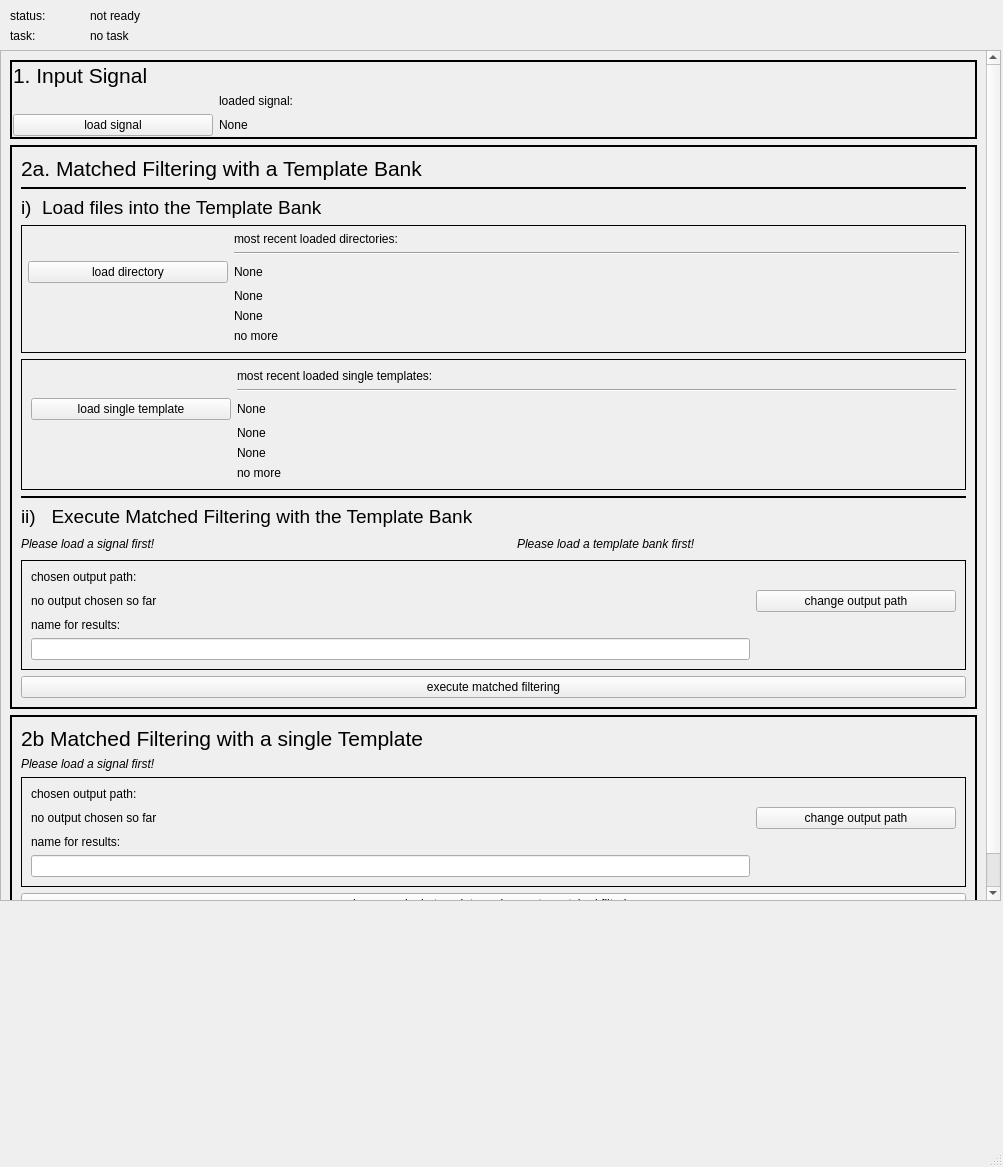
<?xml version="1.0" encoding="UTF-8"?>
<ui version="4.0">
 <class>MainWindow</class>
 <widget class="QMainWindow" name="MainWindow">
  <property name="geometry">
   <rect>
    <x>0</x>
    <y>0</y>
    <width>1003</width>
    <height>1167</height>
   </rect>
  </property>
  <property name="windowTitle">
   <string>MainWindow</string>
  </property>
  <widget class="QWidget" name="centralwidget">
   <widget class="QScrollArea" name="scrollArea">
    <property name="geometry">
     <rect>
      <x>0</x>
      <y>50</y>
      <width>1001</width>
      <height>851</height>
     </rect>
    </property>
    <property name="widgetResizable">
     <bool>true</bool>
    </property>
    <widget class="QWidget" name="scrollAreaWidgetContents">
     <property name="geometry">
      <rect>
       <x>0</x>
       <y>0</y>
       <width>999</width>
       <height>849</height>
      </rect>
     </property>
     <layout class="QVBoxLayout" name="verticalLayout_2">
      <item>
       <widget class="QFrame" name="verticalFrame">
        <property name="frameShape">
         <enum>QFrame::WinPanel</enum>
        </property>
        <property name="frameShadow">
         <enum>QFrame::Plain</enum>
        </property>
        <property name="lineWidth">
         <number>1</number>
        </property>
        <layout class="QVBoxLayout" name="verticalLayout_input">
         <property name="leftMargin">
          <number>1</number>
         </property>
         <property name="topMargin">
          <number>1</number>
         </property>
         <property name="rightMargin">
          <number>1</number>
         </property>
         <property name="bottomMargin">
          <number>1</number>
         </property>
         <item>
          <widget class="QLabel" name="label_input">
           <property name="font">
            <font>
             <pointsize>16</pointsize>
            </font>
           </property>
           <property name="layoutDirection">
            <enum>Qt::LeftToRight</enum>
           </property>
           <property name="text">
            <string>1. Input Signal</string>
           </property>
          </widget>
         </item>
         <item>
          <spacer name="verticalSpacer_2">
           <property name="orientation">
            <enum>Qt::Vertical</enum>
           </property>
           <property name="sizeHint" stdset="0">
            <size>
             <width>20</width>
             <height>40</height>
            </size>
           </property>
          </spacer>
         </item>
         <item>
          <layout class="QGridLayout" name="gridLayout">
           <item row="3" column="1">
            <widget class="QLabel" name="label_sigfile">
             <property name="frameShape">
              <enum>QFrame::NoFrame</enum>
             </property>
             <property name="text">
              <string>None</string>
             </property>
            </widget>
           </item>
           <item row="3" column="0">
            <widget class="QPushButton" name="pushButton_loadsignal">
             <property name="maximumSize">
              <size>
               <width>200</width>
               <height>16777215</height>
              </size>
             </property>
             <property name="text">
              <string>load signal</string>
             </property>
            </widget>
           </item>
           <item row="2" column="1">
            <widget class="QLabel" name="label_capsigfile">
             <property name="text">
              <string>&lt;html&gt;&lt;head/&gt;&lt;body&gt;&lt;p&gt;loaded signal:&lt;/p&gt;&lt;/body&gt;&lt;/html&gt;</string>
             </property>
            </widget>
           </item>
          </layout>
         </item>
        </layout>
       </widget>
      </item>
      <item>
       <spacer name="verticalSpacer_3">
        <property name="orientation">
         <enum>Qt::Vertical</enum>
        </property>
        <property name="sizeHint" stdset="0">
         <size>
          <width>20</width>
          <height>40</height>
         </size>
        </property>
       </spacer>
      </item>
      <item>
       <widget class="QFrame" name="verticalFrame_5">
        <property name="frameShape">
         <enum>QFrame::WinPanel</enum>
        </property>
        <property name="midLineWidth">
         <number>0</number>
        </property>
        <layout class="QVBoxLayout" name="verticalLayout_evaluation_3">
         <item>
          <widget class="QLabel" name="label_evaluation_3">
           <property name="font">
            <font>
             <pointsize>16</pointsize>
            </font>
           </property>
           <property name="text">
            <string>2a. Matched Filtering with a Template Bank</string>
           </property>
          </widget>
         </item>
         <item>
          <spacer name="verticalSpacer_7">
           <property name="orientation">
            <enum>Qt::Vertical</enum>
           </property>
           <property name="sizeHint" stdset="0">
            <size>
             <width>20</width>
             <height>40</height>
            </size>
           </property>
          </spacer>
         </item>
         <item>
          <widget class="Line" name="line_2">
           <property name="frameShadow">
            <enum>QFrame::Plain</enum>
           </property>
           <property name="lineWidth">
            <number>2</number>
           </property>
           <property name="orientation">
            <enum>Qt::Horizontal</enum>
           </property>
          </widget>
         </item>
         <item>
          <widget class="QLabel" name="label_TemplateBank">
           <property name="font">
            <font>
             <pointsize>14</pointsize>
            </font>
           </property>
           <property name="layoutDirection">
            <enum>Qt::LeftToRight</enum>
           </property>
           <property name="text">
            <string>i)  Load files into the Template Bank</string>
           </property>
          </widget>
         </item>
         <item>
          <widget class="QFrame" name="verticalFrame_3">
           <property name="frameShape">
            <enum>QFrame::Box</enum>
           </property>
           <property name="frameShadow">
            <enum>QFrame::Plain</enum>
           </property>
           <property name="lineWidth">
            <number>1</number>
           </property>
           <layout class="QVBoxLayout" name="verticalLayout_4">
            <property name="leftMargin">
             <number>6</number>
            </property>
            <property name="topMargin">
             <number>6</number>
            </property>
            <property name="rightMargin">
             <number>6</number>
            </property>
            <item>
             <layout class="QGridLayout" name="gridLayout_2">
              <property name="leftMargin">
               <number>0</number>
              </property>
              <item row="3" column="1">
               <widget class="QLabel" name="label_dir0">
                <property name="text">
                 <string>None</string>
                </property>
               </widget>
              </item>
              <item row="5" column="1">
               <widget class="QLabel" name="label_dir2">
                <property name="text">
                 <string>None</string>
                </property>
               </widget>
              </item>
              <item row="3" column="0">
               <widget class="QPushButton" name="pushButton_loadbank">
                <property name="maximumSize">
                 <size>
                  <width>200</width>
                  <height>16777215</height>
                 </size>
                </property>
                <property name="text">
                 <string> load directory </string>
                </property>
               </widget>
              </item>
              <item row="1" column="1">
               <widget class="QLabel" name="label_loadeddirs">
                <property name="text">
                 <string>most recent loaded directories:</string>
                </property>
               </widget>
              </item>
              <item row="6" column="1">
               <widget class="QLabel" name="label_dirmore">
                <property name="text">
                 <string>no more</string>
                </property>
               </widget>
              </item>
              <item row="4" column="1">
               <widget class="QLabel" name="label_dir1">
                <property name="text">
                 <string>None</string>
                </property>
               </widget>
              </item>
              <item row="2" column="1">
               <widget class="Line" name="line_4">
                <property name="orientation">
                 <enum>Qt::Horizontal</enum>
                </property>
               </widget>
              </item>
             </layout>
            </item>
           </layout>
          </widget>
         </item>
         <item>
          <widget class="QFrame" name="verticalFrame_4">
           <property name="frameShape">
            <enum>QFrame::Box</enum>
           </property>
           <property name="frameShadow">
            <enum>QFrame::Plain</enum>
           </property>
           <layout class="QVBoxLayout" name="verticalLayout_5">
            <item>
             <layout class="QGridLayout" name="gridLayout_3">
              <item row="0" column="1">
               <widget class="QLabel" name="label_loadedtmps">
                <property name="text">
                 <string>most recent loaded single templates:</string>
                </property>
               </widget>
              </item>
              <item row="4" column="1">
               <widget class="QLabel" name="label_tmp2">
                <property name="text">
                 <string>None</string>
                </property>
               </widget>
              </item>
              <item row="5" column="1">
               <widget class="QLabel" name="label_tmpmore">
                <property name="text">
                 <string>no more</string>
                </property>
               </widget>
              </item>
              <item row="2" column="0">
               <widget class="QPushButton" name="pushButton_loadtemplate">
                <property name="maximumSize">
                 <size>
                  <width>200</width>
                  <height>16777215</height>
                 </size>
                </property>
                <property name="text">
                 <string>load single template</string>
                </property>
               </widget>
              </item>
              <item row="3" column="1">
               <widget class="QLabel" name="label_tmp1">
                <property name="text">
                 <string>None</string>
                </property>
               </widget>
              </item>
              <item row="2" column="1">
               <widget class="QLabel" name="label_tmp0">
                <property name="text">
                 <string>None</string>
                </property>
               </widget>
              </item>
              <item row="1" column="1">
               <widget class="Line" name="line_3">
                <property name="orientation">
                 <enum>Qt::Horizontal</enum>
                </property>
               </widget>
              </item>
             </layout>
            </item>
           </layout>
          </widget>
         </item>
         <item>
          <spacer name="verticalSpacer_14">
           <property name="orientation">
            <enum>Qt::Vertical</enum>
           </property>
           <property name="sizeHint" stdset="0">
            <size>
             <width>20</width>
             <height>40</height>
            </size>
           </property>
          </spacer>
         </item>
         <item>
          <widget class="Line" name="line">
           <property name="frameShadow">
            <enum>QFrame::Plain</enum>
           </property>
           <property name="lineWidth">
            <number>2</number>
           </property>
           <property name="orientation">
            <enum>Qt::Horizontal</enum>
           </property>
          </widget>
         </item>
         <item>
          <widget class="QLabel" name="label_TemplateBank_2">
           <property name="font">
            <font>
             <pointsize>14</pointsize>
            </font>
           </property>
           <property name="layoutDirection">
            <enum>Qt::LeftToRight</enum>
           </property>
           <property name="text">
            <string>ii)   Execute Matched Filtering with the Template Bank</string>
           </property>
          </widget>
         </item>
         <item>
          <layout class="QHBoxLayout" name="horizontalLayout">
           <item>
            <widget class="QLabel" name="label_evastatus">
             <property name="font">
              <font>
               <italic>true</italic>
              </font>
             </property>
             <property name="text">
              <string>Please load a signal first!</string>
             </property>
            </widget>
           </item>
           <item>
            <spacer name="horizontalSpacer">
             <property name="orientation">
              <enum>Qt::Horizontal</enum>
             </property>
             <property name="sizeType">
              <enum>QSizePolicy::Minimum</enum>
             </property>
             <property name="sizeHint" stdset="0">
              <size>
               <width>40</width>
               <height>20</height>
              </size>
             </property>
            </spacer>
           </item>
           <item>
            <widget class="QLabel" name="label_bankstatus">
             <property name="font">
              <font>
               <italic>true</italic>
              </font>
             </property>
             <property name="text">
              <string>Please load a template bank first!</string>
             </property>
            </widget>
           </item>
          </layout>
         </item>
         <item>
          <widget class="QFrame" name="verticalFrame_6">
           <property name="frameShape">
            <enum>QFrame::Box</enum>
           </property>
           <property name="frameShadow">
            <enum>QFrame::Plain</enum>
           </property>
           <layout class="QVBoxLayout" name="verticalLayout_6">
            <item>
             <layout class="QGridLayout" name="gridLayout_5">
              <item row="2" column="1">
               <widget class="QPushButton" name="pushButton_tbchangepath">
                <property name="sizePolicy">
                 <sizepolicy hsizetype="Minimum" vsizetype="Fixed">
                  <horstretch>0</horstretch>
                  <verstretch>0</verstretch>
                 </sizepolicy>
                </property>
                <property name="minimumSize">
                 <size>
                  <width>200</width>
                  <height>0</height>
                 </size>
                </property>
                <property name="maximumSize">
                 <size>
                  <width>200</width>
                  <height>16777215</height>
                 </size>
                </property>
                <property name="text">
                 <string>change output path</string>
                </property>
               </widget>
              </item>
              <item row="2" column="0">
               <widget class="QLabel" name="label_tboutpath">
                <property name="text">
                 <string>no output chosen so far</string>
                </property>
               </widget>
              </item>
              <item row="1" column="0">
               <widget class="QLabel" name="label_tbcapoutpath">
                <property name="text">
                 <string>chosen output path:</string>
                </property>
               </widget>
              </item>
              <item row="3" column="0">
               <widget class="QLabel" name="label_tbcapcaption">
                <property name="text">
                 <string>name for results:</string>
                </property>
               </widget>
              </item>
              <item row="4" column="0">
               <widget class="QLineEdit" name="lineEdit_tbcaption"/>
              </item>
             </layout>
            </item>
           </layout>
          </widget>
         </item>
         <item>
          <widget class="QPushButton" name="pushButton_bank">
           <property name="text">
            <string>execute matched filtering</string>
           </property>
          </widget>
         </item>
        </layout>
       </widget>
      </item>
      <item>
       <spacer name="verticalSpacer_4">
        <property name="orientation">
         <enum>Qt::Vertical</enum>
        </property>
        <property name="sizeHint" stdset="0">
         <size>
          <width>20</width>
          <height>40</height>
         </size>
        </property>
       </spacer>
      </item>
      <item>
       <widget class="QFrame" name="verticalFrame_2">
        <property name="frameShape">
         <enum>QFrame::WinPanel</enum>
        </property>
        <property name="frameShadow">
         <enum>QFrame::Plain</enum>
        </property>
        <layout class="QVBoxLayout" name="verticalLayout">
         <item>
          <widget class="QLabel" name="label_evaluation_4">
           <property name="font">
            <font>
             <pointsize>16</pointsize>
            </font>
           </property>
           <property name="text">
            <string>2b Matched Filtering with a single Template</string>
           </property>
          </widget>
         </item>
         <item>
          <spacer name="verticalSpacer">
           <property name="orientation">
            <enum>Qt::Vertical</enum>
           </property>
           <property name="sizeHint" stdset="0">
            <size>
             <width>20</width>
             <height>40</height>
            </size>
           </property>
          </spacer>
         </item>
         <item>
          <widget class="QLabel" name="label_evastatus_2">
           <property name="font">
            <font>
             <italic>true</italic>
            </font>
           </property>
           <property name="text">
            <string>Please load a signal first!</string>
           </property>
          </widget>
         </item>
         <item>
          <widget class="QFrame" name="verticalFrame_7">
           <property name="frameShape">
            <enum>QFrame::Box</enum>
           </property>
           <property name="frameShadow">
            <enum>QFrame::Plain</enum>
           </property>
           <layout class="QVBoxLayout" name="verticalLayout_7">
            <item>
             <layout class="QGridLayout" name="gridLayout_4">
              <item row="0" column="0">
               <widget class="QLabel" name="label_stcapoutpath">
                <property name="text">
                 <string>chosen output path:</string>
                </property>
               </widget>
              </item>
              <item row="1" column="0">
               <widget class="QLabel" name="label_stoutpath">
                <property name="text">
                 <string>no output chosen so far</string>
                </property>
               </widget>
              </item>
              <item row="3" column="0">
               <widget class="QLineEdit" name="lineEdit_stcaption"/>
              </item>
              <item row="2" column="0">
               <widget class="QLabel" name="label_stcapcaption">
                <property name="text">
                 <string>name for results:</string>
                </property>
               </widget>
              </item>
              <item row="1" column="1">
               <widget class="QPushButton" name="pushButton_stchangepath">
                <property name="minimumSize">
                 <size>
                  <width>200</width>
                  <height>0</height>
                 </size>
                </property>
                <property name="text">
                 <string>change output path</string>
                </property>
               </widget>
              </item>
             </layout>
            </item>
           </layout>
          </widget>
         </item>
         <item>
          <layout class="QHBoxLayout" name="horizontalLayout_16">
           <item>
            <widget class="QPushButton" name="pushButton_single">
             <property name="text">
              <string>choose a single template and execute matched filtering</string>
             </property>
            </widget>
           </item>
          </layout>
         </item>
        </layout>
       </widget>
      </item>
     </layout>
    </widget>
   </widget>
   <widget class="QLabel" name="label_status">
    <property name="geometry">
     <rect>
      <x>10</x>
      <y>5</y>
      <width>71</width>
      <height>21</height>
     </rect>
    </property>
    <property name="text">
     <string>status:</string>
    </property>
   </widget>
   <widget class="QLabel" name="label_showstatus">
    <property name="geometry">
     <rect>
      <x>90</x>
      <y>5</y>
      <width>911</width>
      <height>21</height>
     </rect>
    </property>
    <property name="text">
     <string>not ready</string>
    </property>
   </widget>
   <widget class="QLabel" name="label_showtask">
    <property name="geometry">
     <rect>
      <x>90</x>
      <y>25</y>
      <width>931</width>
      <height>21</height>
     </rect>
    </property>
    <property name="text">
     <string>no task</string>
    </property>
   </widget>
   <widget class="QLabel" name="label_task">
    <property name="geometry">
     <rect>
      <x>10</x>
      <y>20</y>
      <width>71</width>
      <height>31</height>
     </rect>
    </property>
    <property name="text">
     <string>task:</string>
    </property>
   </widget>
  </widget>
  <widget class="QMenuBar" name="menubar">
   <property name="geometry">
    <rect>
     <x>0</x>
     <y>0</y>
     <width>1003</width>
     <height>18</height>
    </rect>
   </property>
  </widget>
  <widget class="QStatusBar" name="statusbar"/>
 </widget>
 <resources/>
 <connections/>
</ui>
